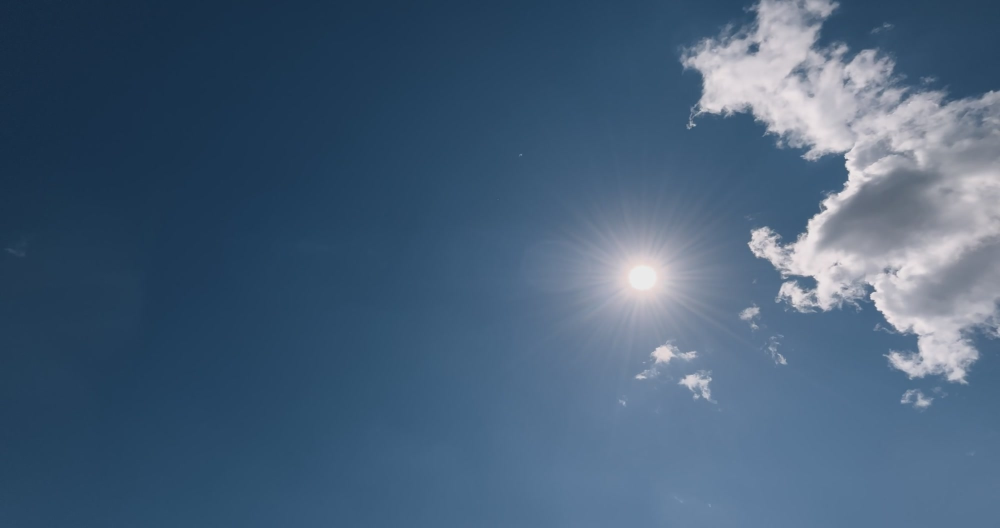
#> input picture ASI_imges/image_00.jpg, 2000 x 1056 px, found by its file name (shown at 1/2 size); its folder holds only this picture in this run
$ jupyter execute test_sky_image_processing.ipynb
#> lines starting #> are read from the running program, lines starting #| are printed output that depends on the picture
# Libraries

[cell 1]
import os
import cv2
import matplotlib.pyplot as plt
import cv2

import numpy as np
import pandas as pd

from sklearn.cluster import KMeans

# Importing and preprocessing

[cell 2]
# Function to process images from a specified folder.
# Reads all images from the folder.
# Convert them from BGR to RGB format.
# Resizes them to the specified width and height.

def process_images(folder_path, width, height):
#> called with width = 500, height = 256
    image_paths = []
    converted_images = []
    resized_images = []

    for filename in os.listdir(folder_path):
        img_path = os.path.join(folder_path, filename)
        if img_path.lower().endswith(('.png', '.jpg', '.jpeg', '.bmp', '.tiff')):
            image_paths.append(img_path)
            image = cv2.imread(img_path)
#> image is the input picture: shape (1056, 2000, 3); mean B, G, R 120.8, 95.5, 71.1
            if image is not None:
                image_rgb = cv2.cvtColor(image, cv2.COLOR_BGR2RGB)
                converted_images.append((filename, image_rgb))
                resized_image = cv2.resize(image_rgb, (width, height), interpolation=cv2.INTER_AREA)
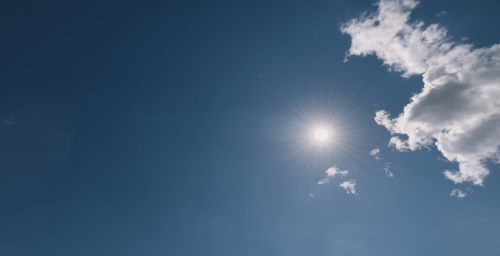
#> resized_image: shape (256, 500, 3); mean R, G, B 71.1, 95.5, 120.8
                resized_images.append((filename, resized_image))
            else:
                print(f"Failed to load image: {filename}")
    return image_paths, converted_images, resized_images

[cell 3]
# Function that takes an image in RGB format and a title for display

def display_image(image_data, title):
    plt.imshow(image_data)
    plt.title(title)
    plt.axis('off')  # Hide axis
    plt.show()

[cell 4]
folder_path = r'C:\Users\berhaned\OneDrive - SINTEF\Berhane_SIN_Industri\Jupyter_Python_SINTEF\SEP_2024\Test_Repo_2024\ASI_imges'
width = 500
height = 256

image_paths, converted_images, resized_images = process_images(folder_path, width, height)
#> image_paths = 1 item; converted_images = 1 item; resized_images = 1 item

# Display image from the list
filename, rgb_image = converted_images[0]
#> filename = 'image_00.jpg'
display_image(rgb_image, f"RGB - {filename}")

filename, resized_image = resized_images[0]
display_image(resized_image, f"Resized - {filename}")

# RGB ratio calculation

[cell 5]
def calculate_pixelwise_ratios(image_data):
    results = []

    for filename, img_rgb in image_data:
        try:
            # Extract RGB channels
            R = img_rgb[:, :, 0].astype(np.float32)
            G = img_rgb[:, :, 1].astype(np.float32)
            B = img_rgb[:, :, 2].astype(np.float32)

            # Avoid division by zero
            R = np.maximum(R, 1e-5)
            G = np.maximum(G, 1e-5)

            # Calculate B/R and B/G ratios for each pixel
            br_ratio = B / R
            bg_ratio = B / G

            # Sum the ratios
            combined_ratio = br_ratio + bg_ratio

            # Store the results
            results.append({'image_path': filename, 'combined_ratio': combined_ratio})

        except Exception as e:
            print(f"Error processing image {filename}: {e}")
            results.append({'image_path': filename, 'combined_ratio': None})
#> this loop made 1 pass
#> filename on pass 1: 'image_00.jpg'
#> pass 1, in calculate_pixelwise_ratios, `R = img_rgb[:, :, 0].astype(np.float32)`:
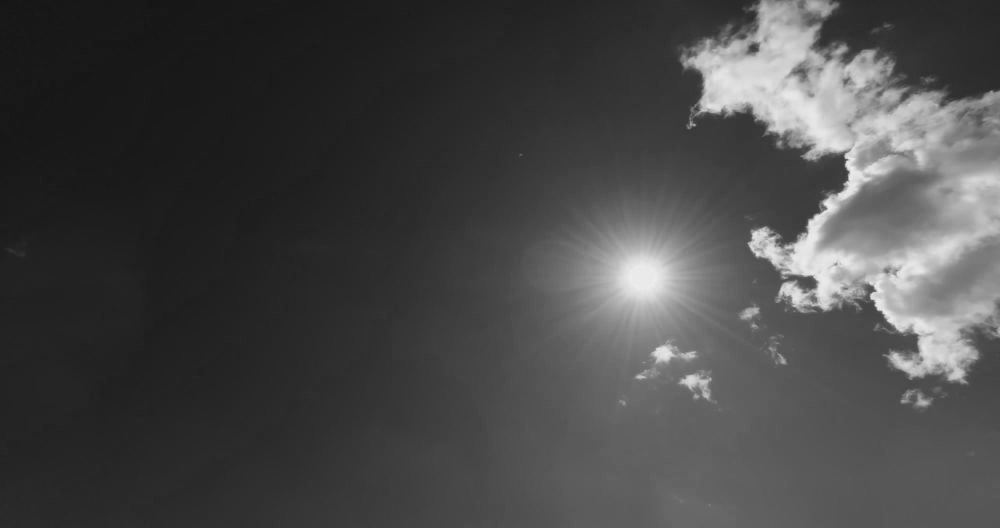
#> R: shape (1056, 2000) float32 (shown at 1/2 size); min 18, max 239, mean 71.1
#> pass 1, in calculate_pixelwise_ratios, `G = img_rgb[:, :, 1].astype(np.float32)`:
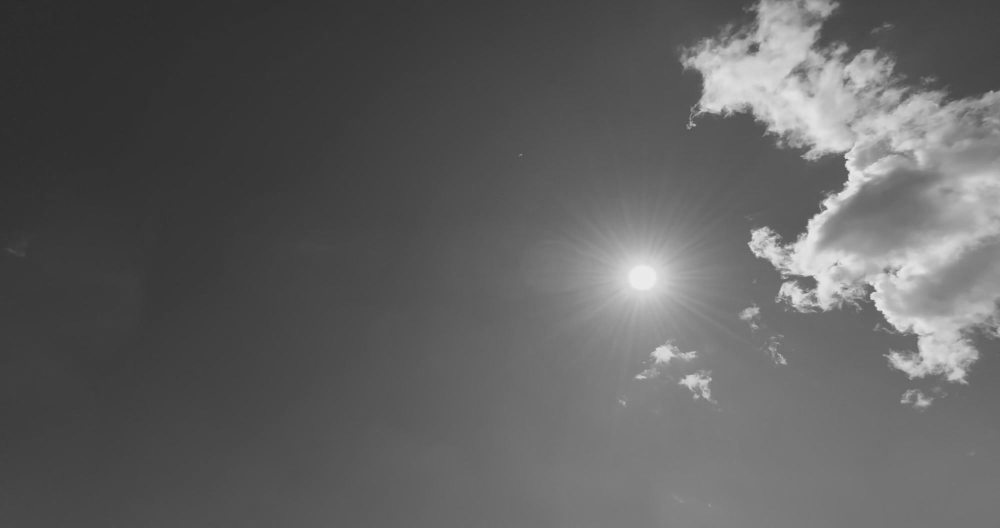
#> G: shape (1056, 2000) float32 (shown at 1/2 size); min 41, max 236, mean 95.5
#> pass 1, in calculate_pixelwise_ratios, `B = img_rgb[:, :, 2].astype(np.float32)`:
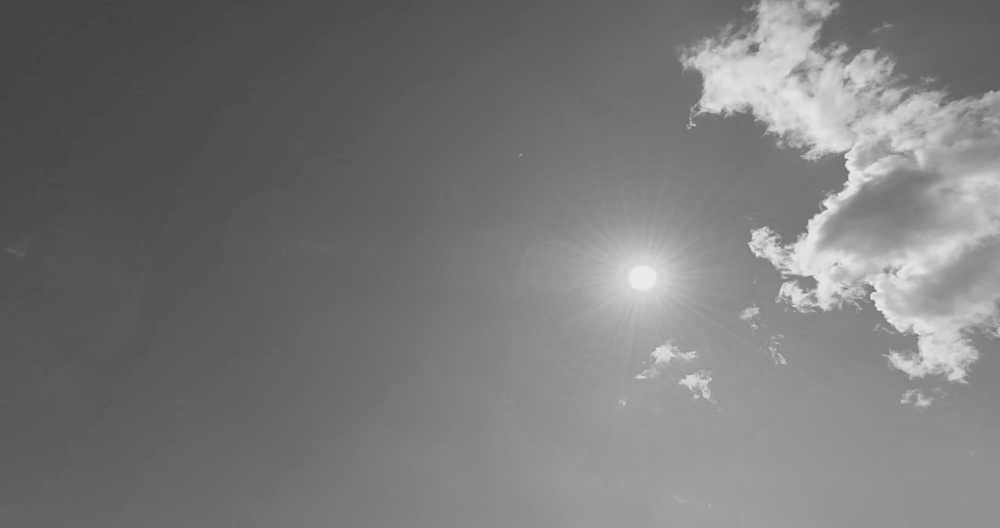
#> B: shape (1056, 2000) float32 (shown at 1/2 size); min 64, max 242, mean 120.8
#> pass 1, in calculate_pixelwise_ratios, `br_ratio = B / R`:
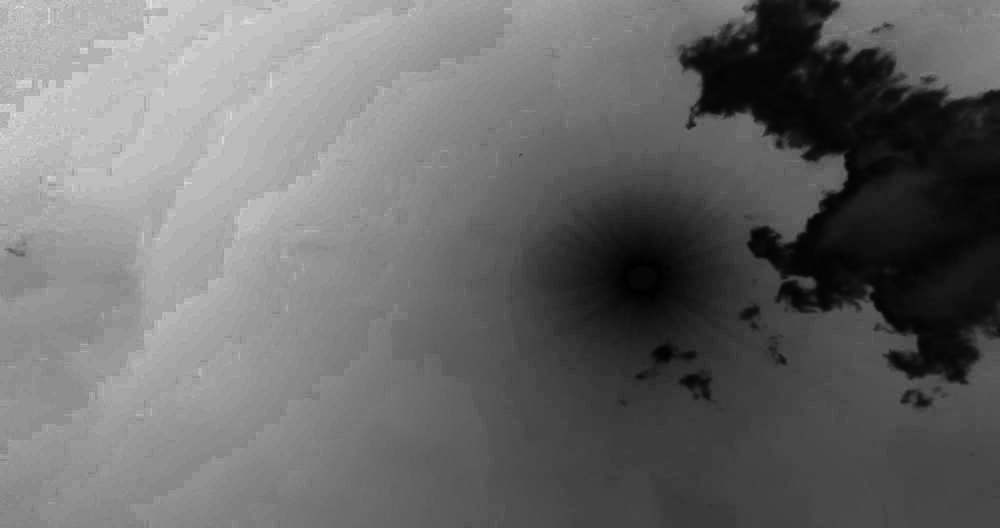
#> br_ratio: shape (1056, 2000) float32 (shown at 1/2 size); min 0.92, max 3.67, mean 2.07; drawn with min black and max white
#> after the loop, results = 1 item

    return results

rgb_ratios = calculate_pixelwise_ratios(converted_images)
#> rgb_ratios = 1 item

# KMeans clustering

[cell 6]
# Clustering based on the rgb ratio calculated above

def cluster_image_by_ratio(results, k=4):
    # Custom colormap
#> called with k = 4
    custom_cmap = plt.get_cmap('tab10', k)

    # Cluster definitions
    cluster_names = {0: 'Low Ratio', 1: 'Moderate Ratio', 2: 'High Ratio', 3: 'Very High Ratio'}

    # List to collect the rows for DataFrame
    cluster_stats_rows = []

    for result in results:
        image_path = result['image_path']
        combined_ratio = result['combined_ratio']

        if combined_ratio is not None:
            # Flatten the 2D array into a 1D array
            h, w = combined_ratio.shape
            combined_ratio_flat = combined_ratio.reshape(-1, 1)

            # Apply KMeans clustering
            kmeans = KMeans(n_clusters=k, random_state=0)
            labels = kmeans.fit_predict(combined_ratio_flat)

            # Reshape the labels to the original image dimensions
            clustered_image = labels.reshape(h, w)

            # Calculate mean, max, and min for each cluster
            for cluster_id in range(k):
                mask = (labels == cluster_id)
                cluster_ratios = combined_ratio_flat[mask]
                mean_val = np.mean(cluster_ratios)
                max_val = np.max(cluster_ratios)
                min_val = np.min(cluster_ratios)

                # Collect stats in a list of dicts
                cluster_stats_rows.append({
                    'image_path': image_path,
                    'cluster_id': cluster_id,
                    'cluster_name': cluster_names[cluster_id],  # Add descriptive name
                    'mean': mean_val,
                    'max': max_val,
                    'min': min_val
                })

            # Plot the clustered result
            plt.figure(figsize=(6, 4))
            plt.imshow(clustered_image, cmap=custom_cmap, interpolation='none')
            plt.title(f'KMeans Clustering (k={k}) for {image_path}')
            plt.axis('off')

            # Custom legend
            handles = [plt.Line2D([0], [0], marker='o', color='w', markerfacecolor=custom_cmap(i / k), markersize=10, label=cluster_names[i]) for i in range(k)]
            plt.legend(handles=handles, title='Clusters')

            plt.colorbar(label='Cluster Label')
            plt.show()
        else:
            print(f"Combined ratio for {image_path} is None")
#> this loop made 1 pass
#> (image_path, h, w) on pass 1: ('image_00.jpg', 1056, 2000)
#> pass 1, in cluster_image_by_ratio, `clustered_image = labels.reshape(h, w)`:
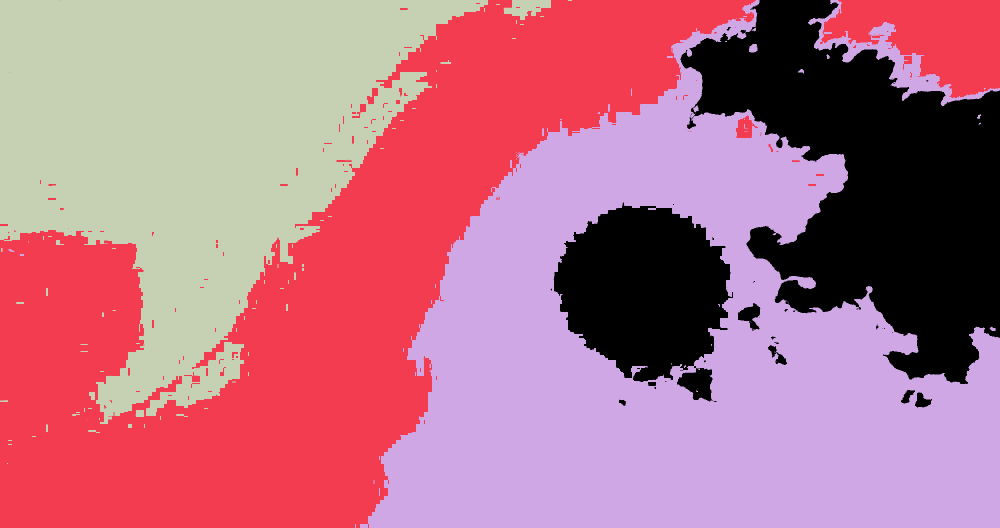
#> clustered_image: shape (1056, 2000) int32 (shown at 1/2 size); 4 distinct labels, from 0 to 3; one colour per label, 0 black
#> pass 1, in cluster_image_by_ratio, `plt.show()`:
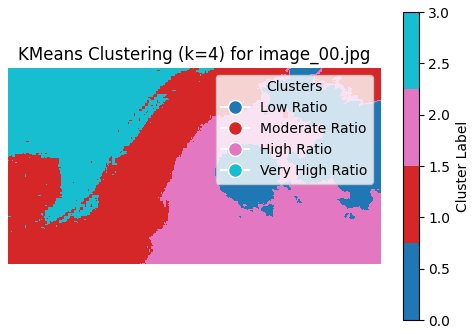
#> figure drawn by matplotlib, 2 panels
#> after the loop, cluster_stats_rows = 4 items

    # Convert list to DataFrame
    cluster_stats_df = pd.DataFrame(cluster_stats_rows)
#> cluster_stats_df = table of 4 rows and 6 columns

    return cluster_stats_df

# cluster information
cluster_stats_df = cluster_image_by_ratio(rgb_ratios, k=4)
#> cluster_stats_df = table of 4 rows and 6 columns

$ run again, on ASI_imges/image_04.jpg
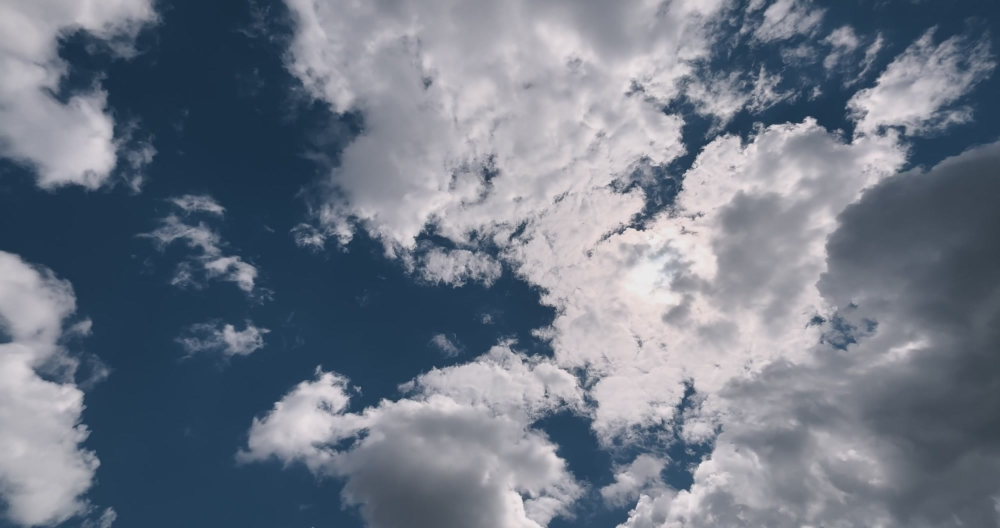
#> input picture ASI_imges/image_04.jpg, 2000 x 1056 px, found by its file name (shown at 1/2 size)
#> in process_images, image is the input picture: shape (1056, 2000, 3); mean B, G, R 134.2, 120.4, 111.8
#> image_paths = 1 item
#> `filename, rgb_image = converted_images[0]`: filename = 'image_04.jpg'
#> the loop in calculate_pixelwise_ratios, `for filename, img_rgb in image_data:` made 1 pass
#> filename on pass 1: 'image_04.jpg'
#> after the loop in calculate_pixelwise_ratios, `for filename, img_rgb in image_data:`: results = 1 item
#> the loop in cluster_image_by_ratio, `for result in results:` made 1 pass
#> (image_path, h, w) on pass 1: ('image_04.jpg', 1056, 2000)
#> pass 1, in cluster_image_by_ratio, `clustered_image = labels.reshape(h, w)`:
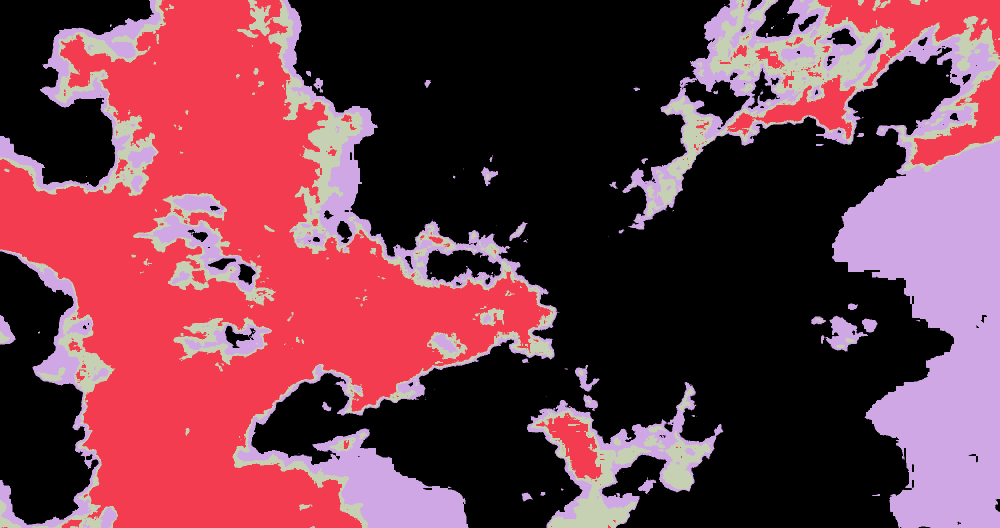
#> clustered_image: shape (1056, 2000) int32 (shown at 1/2 size); 4 distinct labels, from 0 to 3; one colour per label, 0 black
#> pass 1, in cluster_image_by_ratio, `plt.show()`:
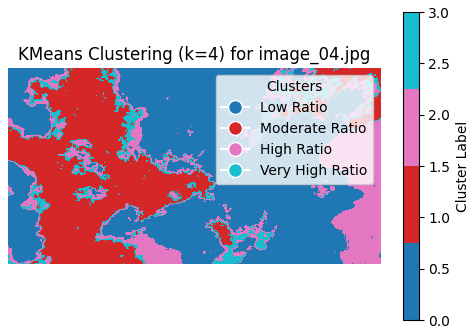
#> figure drawn by matplotlib, 2 panels
#> after the loop in cluster_image_by_ratio, `for result in results:`: cluster_stats_rows = 4 items
#> in cluster_image_by_ratio, `cluster_stats_df = pd.DataFrame(cluster_stats_rows)`: cluster_stats_df = table of 4 rows and 6 columns

$ run again, on ASI_imges/image_05.jpg
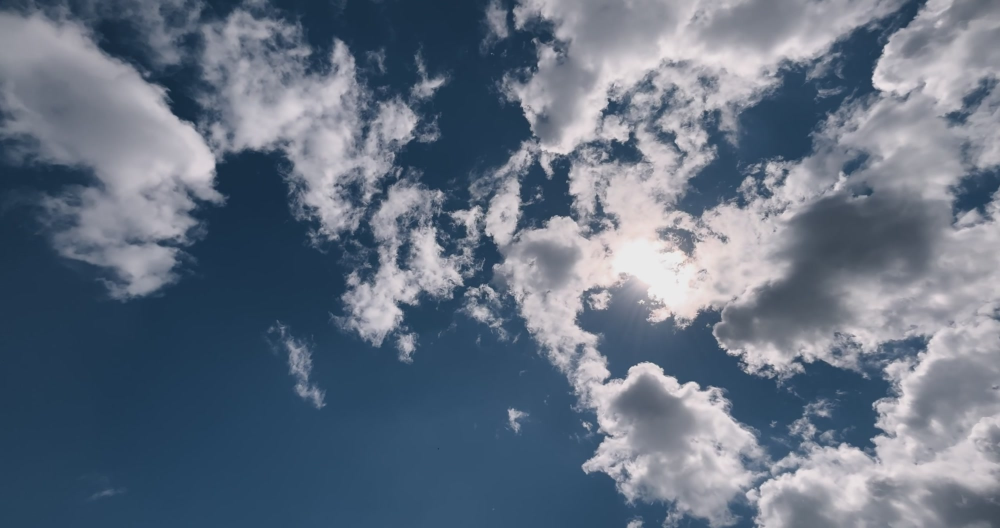
#> input picture ASI_imges/image_05.jpg, 2000 x 1056 px, found by its file name (shown at 1/2 size)
#> in process_images, image is the input picture: shape (1056, 2000, 3); mean B, G, R 129.5, 112.7, 100.3
#> image_paths = 1 item
#> `filename, rgb_image = converted_images[0]`: filename = 'image_05.jpg'
#> the loop in calculate_pixelwise_ratios, `for filename, img_rgb in image_data:` made 1 pass
#> filename on pass 1: 'image_05.jpg'
#> after the loop in calculate_pixelwise_ratios, `for filename, img_rgb in image_data:`: results = 1 item
#> the loop in cluster_image_by_ratio, `for result in results:` made 1 pass
#> (image_path, h, w) on pass 1: ('image_05.jpg', 1056, 2000)
#> pass 1, in cluster_image_by_ratio, `clustered_image = labels.reshape(h, w)`:
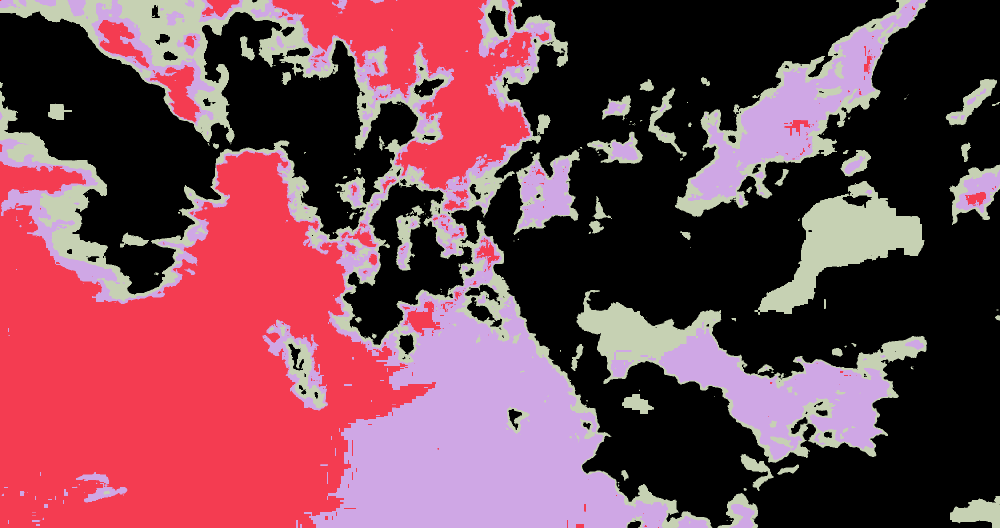
#> clustered_image: shape (1056, 2000) int32 (shown at 1/2 size); 4 distinct labels, from 0 to 3; one colour per label, 0 black
#> pass 1, in cluster_image_by_ratio, `plt.show()`:
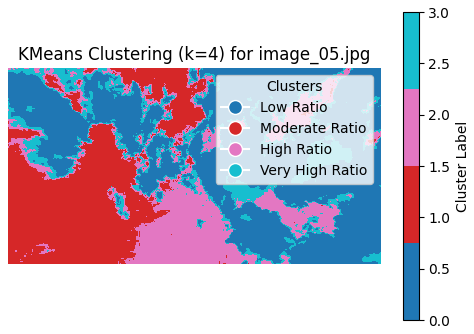
#> figure drawn by matplotlib, 2 panels
#> after the loop in cluster_image_by_ratio, `for result in results:`: cluster_stats_rows = 4 items
#> in cluster_image_by_ratio, `cluster_stats_df = pd.DataFrame(cluster_stats_rows)`: cluster_stats_df = table of 4 rows and 6 columns

$ run again, on ASI_imges/image_01.jpg
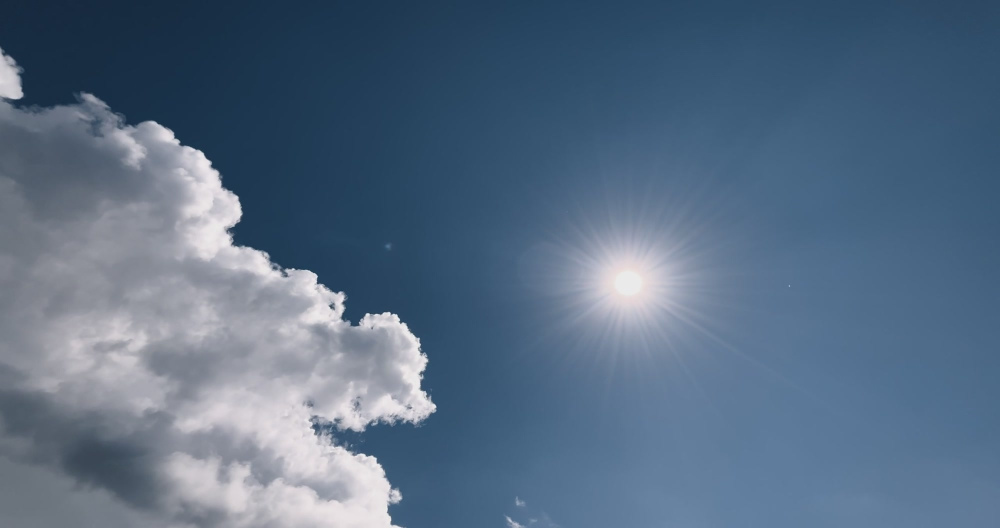
#> input picture ASI_imges/image_01.jpg, 2000 x 1056 px, found by its file name (shown at 1/2 size)
#> in process_images, image is the input picture: shape (1056, 2000, 3); mean B, G, R 131.5, 108.5, 87.6
#> image_paths = 1 item
#> `filename, rgb_image = converted_images[0]`: filename = 'image_01.jpg'
#> the loop in calculate_pixelwise_ratios, `for filename, img_rgb in image_data:` made 1 pass
#> filename on pass 1: 'image_01.jpg'
#> after the loop in calculate_pixelwise_ratios, `for filename, img_rgb in image_data:`: results = 1 item
#> the loop in cluster_image_by_ratio, `for result in results:` made 1 pass
#> (image_path, h, w) on pass 1: ('image_01.jpg', 1056, 2000)
#> pass 1, in cluster_image_by_ratio, `plt.show()`:
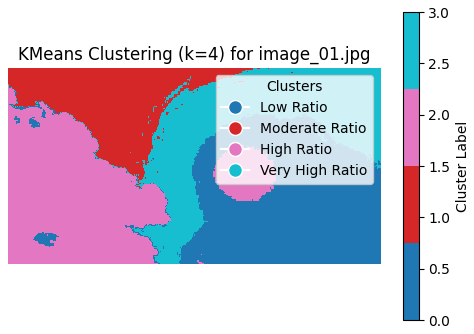
#> figure drawn by matplotlib, 2 panels
#> after the loop in cluster_image_by_ratio, `for result in results:`: cluster_stats_rows = 4 items
#> in cluster_image_by_ratio, `cluster_stats_df = pd.DataFrame(cluster_stats_rows)`: cluster_stats_df = table of 4 rows and 6 columns
